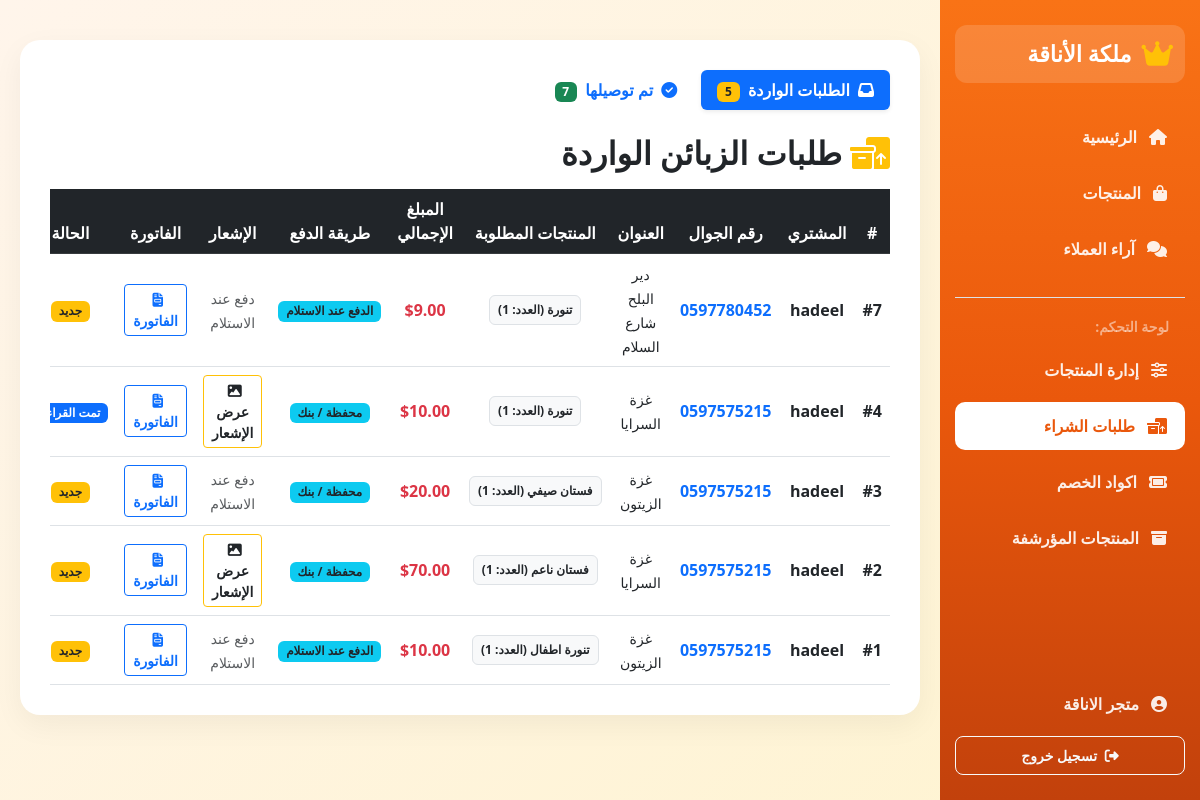
/admin_orders.php (signed in), run on the app's committed database.
### tables this page shows
CREATE TABLE `orders` (
  `id` int(11) NOT NULL AUTO_INCREMENT,
  `user_name` varchar(255) NOT NULL,
  `phone` varchar(50) NOT NULL,
  `address` text NOT NULL,
  `total_price` decimal(10,2) NOT NULL,
  `payment_method` varchar(50) NOT NULL,
  `receipt_path` varchar(255) DEFAULT NULL,
  `order_items` text NOT NULL,
  `status` varchar(50) DEFAULT 'جديد',
  `created_at` timestamp NOT NULL DEFAULT current_timestamp(),
  `shipping_fee` decimal(10,2) DEFAULT 0.00,
  PRIMARY KEY (`id`)
);

### admin_orders_row.php (the view, shortened to what this page needs)
<tr>
    <td><strong>#<?php echo (int)$order['id']; ?></strong></td>
    <td class="fw-bold"><?php echo htmlspecialchars($order['user_name'] ?? $order['name'] ?? 'زائر'); ?></td>
    <td><a href="tel:<?php echo htmlspecialchars($order['phone']); ?>" class="text-decoration-none fw-bold text-primary"><?php echo htmlspecialchars($order['phone']); ?></a></td>
    <td><small><?php echo htmlspecialchars($order['address']); ?></small></td>
    <td><span class="badge bg-light text-dark border p-2"><?php echo htmlspecialchars($order['order_items']); ?></span></td>
    <td class="fw-bold text-danger">$<?php echo number_format($order['total_price'], 2); ?></td>
    <td><span class="badge bg-info text-dark"><?php echo htmlspecialchars($order['payment_method']); ?></span></td>
    <td>
        <?php if (!empty($order['receipt_path'])): ?>
            <button type="button" class="btn btn-sm btn-outline-warning text-dark fw-bold" data-bs-toggle="modal" data-bs-target="#receiptModal<?php echo (int)$order['id']; ?>">
                <i class="fa-solid fa-image me-1"></i> عرض الإشعار
            </button>
        <?php else: ?>
            <span class="text-muted small">دفع عند الاستلام</span>
        <?php endif; ?>
    </td>
    <td>
        <a href="invoice.php?id=<?php echo (int)$order['id']; ?>" target="_blank" class="btn btn-sm btn-outline-primary fw-bold">
            <i class="fa-solid fa-file-invoice me-1"></i> الفاتورة
        </a>
    </td>
    <td>
        <span class="badge <?php echo $order['status'] === 'تم التوصيل' ? 'bg-success' : ($order['status'] === 'تمت القراءة' ? 'bg-primary' : 'bg-warning text-dark'); ?>">
            <?php echo htmlspecialchars($order['status']); ?>
        </span>
    </td>
</tr>

### admin_orders.php (shortened to what this page needs)
<?php
require_once 'DB.php';
$stmt = $pdo->query("SELECT * FROM orders ORDER BY id DESC");
$orders = $stmt->fetchAll();
$delivered_orders = array();
$pending_orders = array();
foreach ($orders as $o) {
    if (($o['status'] ?? '') === 'تم التوصيل') {
        $delivered_orders[] = $o;
    } else {
        $pending_orders[] = $o;
    }
}
?>
<!DOCTYPE html>
<html lang="ar" dir="rtl">
<head>
    <link href="https://cdn.jsdelivr.net/npm/bootstrap@5.3.0/dist/css/bootstrap.rtl.min.css" rel="stylesheet">
    <link rel="stylesheet" href="https://cdnjs.cloudflare.com/ajax/libs/font-awesome/6.4.2/css/all.min.css">
</head>
<body>
<?php $active_page = 'admin_orders'; include 'sidebar.php'; ?>
<main class="main-content">
    <div class="custom-card">
        <ul class="nav nav-pills mb-4 gap-2" id="ordersTab" role="tablist">
            <li class="nav-item" role="presentation">
                <button class="nav-link active shadow-sm fw-bold" id="pending-tab" data-bs-toggle="pill" data-bs-target="#pendingPane" type="button" role="tab">
                    <i class="fa-solid fa-inbox me-1"></i> الطلبات الواردة
                    <span class="badge bg-warning text-dark ms-1"><?php echo count($pending_orders); ?></span>
                </button>
            </li>
            <li class="nav-item" role="presentation">
                <button class="nav-link fw-bold" id="delivered-tab" data-bs-toggle="pill" data-bs-target="#deliveredPane" type="button" role="tab">
                    <i class="fa-solid fa-circle-check me-1"></i> تم توصيلها
                    <span class="badge bg-success ms-1"><?php echo count($delivered_orders); ?></span>
                </button>
            </li>
        </ul>
        <div class="tab-content" id="ordersTabContent">
        <div class="tab-pane fade show active" id="pendingPane" role="tabpanel">
            <div class="mb-3 d-flex justify-content-between align-items-center">
                <h2 class="fw-bold text-dark m-0"><i class="fa-solid fa-boxes-packing text-warning me-2"></i>طلبات الزبائن الواردة</h2>
            </div>
            <div class="table-responsive">
                <table class="table table-hover align-middle mb-0 text-center">
                    <thead class="table-dark">
                        <tr>
                            <th>#</th>
                            <th>المشتري</th>
                            <th>رقم الجوال</th>
                            <th>العنوان</th>
                            <th>المنتجات المطلوبة</th>
                            <th>المبلغ الإجمالي</th>
                            <th>طريقة الدفع</th>
                            <th>الإشعار</th>
                            <th>الفاتورة</th>
                            <th>الحالة</th>
                        </tr>
                    </thead>
                    <tbody>
                        <?php if (count($pending_orders) > 0): ?>
                            <?php foreach ($pending_orders as $order): ?>
                                <?php include 'admin_orders_row.php'; ?>
                            <?php endforeach; ?>
                        <?php else: ?>
                            <tr><td colspan="11" class="text-center py-4 text-muted">لا توجد طلبات واردة حالياً.</td></tr>
                        <?php endif; ?>
                    </tbody>
                </table>
            </div>
        </div>
                        <?php if (count($delivered_orders) > 0): ?>
                            <?php foreach ($delivered_orders as $order): ?>
                                <?php include 'admin_orders_row.php'; ?>
                            <?php endforeach; ?>
                        <?php else: ?>
                            <tr><td colspan="11" class="text-center py-4 text-muted">لا توجد طلبات مُسلَّمة بعد.</td></tr>
                        <?php endif; ?>
        </div>
    </div>
</main>
</body>
</html>

### sidebar.php (shortened to what this page needs)
<?php
$is_admin = isset($_SESSION['role']) && $_SESSION['role'] === 'admin';
$logged_in = isset($_SESSION['is_logged_in']) && $_SESSION['is_logged_in'] === true;
?>
<aside class="sidebar-nav" id="sidebarNav">
    <div>
        <a href="index.php" class="sidebar-brand">
            <i class="fa-solid fa-crown text-warning fs-3"></i>
            <span>ملكة الأناقة</span>
        </a>
        <ul class="sidebar-menu">
            <li><a href="index.php" class="sidebar-link<?php echo ($active_page ?? '') === 'index' ? ' active' : ''; ?>"><i class="fa-solid fa-house"></i> الرئيسية</a></li>
            <li><a href="products.php" class="sidebar-link<?php echo ($active_page ?? '') === 'products' ? ' active' : ''; ?>"><i class="fa-solid fa-bag-shopping"></i> المنتجات</a></li>
            <li><a href="reviews.php" class="sidebar-link<?php echo ($active_page ?? '') === 'reviews' ? ' active' : ''; ?>"><i class="fa-solid fa-comments"></i> آراء العملاء</a></li>
            <?php if ($is_admin): ?>
                <li class="mt-3 border-top pt-3"><span class="text-white-50 small fw-bold px-3">لوحة التحكم:</span></li>
                <li><a href="admin.php" class="sidebar-link<?php echo ($active_page ?? '') === 'admin' ? ' active' : ''; ?>"><i class="fa-solid fa-sliders"></i> إدارة المنتجات</a></li>
                <li><a href="admin_orders.php" class="sidebar-link<?php echo ($active_page ?? '') === 'admin_orders' ? ' active' : ''; ?>"><i class="fa-solid fa-boxes-packing"></i> طلبات الشراء</a></li>
                <li><a href="admin_coupons.php" class="sidebar-link<?php echo ($active_page ?? '') === 'admin_coupons' ? ' active' : ''; ?>"><i class="fa-solid fa-ticket"></i> اكواد الخصم</a></li>
                <li><a href="archived_products.php" class="sidebar-link<?php echo ($active_page ?? '') === 'archived' ? ' active' : ''; ?>"><i class="fa-solid fa-box-archive"></i> المنتجات المؤرشفة</a></li>
            <?php endif; ?>
        </ul>
    </div>
    <div class="sidebar-footer">
        <?php if ($logged_in): ?>
            <div class="d-flex flex-column gap-2">
                <a href="profile.php" class="sidebar-link">
                    <i class="fa-solid fa-circle-user"></i>
                    <span><?php echo htmlspecialchars($_SESSION['user_name'] ?? 'حسابي'); ?></span>
                </a>
                <a href="logout.php" class="btn btn-outline-light btn-sm w-100 fw-bold rounded-3 py-2">
                    <i class="fa-solid fa-right-from-bracket me-1"></i> تسجيل خروج
                </a>
            </div>
        <?php else: ?>
            <a href="login.php" class="btn btn-light w-100 fw-bold rounded-3 py-2 text-dark">
                <i class="fa-solid fa-right-to-bracket text-warning me-1"></i> تسجيل الدخول
            </a>
        <?php endif; ?>
    </div>
</aside>

### admin_orders.php (style rules this page uses)
:root { --sidebar-width: 260px; }
body { font-family: 'Segoe UI', Tahoma, Geneva, Verdana, sans-serif; background: linear-gradient(-45deg, #fffaf0, #ffedd5, #fef3c7, #fff5eb); background-size: 400% 400%; animation: gradientBG 12s ease infinite; min-height: 100vh; margin: 0; }
.sidebar-nav { position: fixed; top: 0; right: 0; width: 260px; height: 100vh; background: linear-gradient(180deg, #f97316 0%, #ea580c 50%, #c2410c 100%); color: #ffffff; z-index: 1000; display: flex; flex-direction: column; justify-content: space-between; padding: 25px 15px; }
.sidebar-brand { color: #fff; font-size: 1.4rem; font-weight: bold; text-decoration: none; padding: 12px; background: rgba(255,255,255,0.15); border-radius: 12px; display: flex; align-items: center; gap: 10px; }
.sidebar-menu { list-style: none; padding: 0; margin-top: 30px; display: flex; flex-direction: column; gap: 8px; }
.sidebar-link { color: rgba(255, 255, 255, 0.9); text-decoration: none; padding: 12px 18px; border-radius: 10px; display: flex; align-items: center; gap: 12px; font-weight: 600; }
.sidebar-link:hover, .sidebar-link.active { background: #ffffff; color: #ea580c; }
.main-content { margin-right: 260px; padding: 40px 20px; min-height: 100vh; display: flex; justify-content: center; align-items: flex-start; }
.custom-card { width: 100%; max-width: 1250px; background: #ffffff; border-radius: 20px; box-shadow: 0 10px 30px rgba(0,0,0,0.05); padding: 30px; }

### data on the page
orders: id "7", user_name "hadeel", phone "0597780452", address "دير البلح شارع السلام", order_items "تنورة (العدد: 1)", total_price "9.00", payment_method "الدفع عند الاستلام", status "جديد"
orders: id "4", user_name "hadeel", phone "0597575215", address "غزة السرايا", order_items "تنورة (العدد: 1)", total_price "10.00", payment_method "محفظة / بنك", status "تمت…"
orders: id "3", user_name "hadeel", phone "0597575215", address "غزة الزيتون", order_items "فستان صيفي (العدد: 1)", total_price "20.00", payment_method "محفظة / بنك", shows "دفع عند الاستلام", status "جديد"
orders: id "2", user_name "hadeel", phone "0597575215", address "غزة السرايا", order_items "فستان ناعم (العدد: 1)", total_price "70.00", payment_method "محفظة / بنك", status "جديد"
orders: id "1", user_name "hadeel", phone "0597575215", address "غزة الزيتون", order_items "تنورة اطفال (العدد: 1)", total_price "10.00", payment_method "الدفع عند الاستلام", status "جديد"

### other printed values
$_SESSION['user_name'] "متجر الاناقة"
count($pending_orders) "5"
count($delivered_orders) "7"
